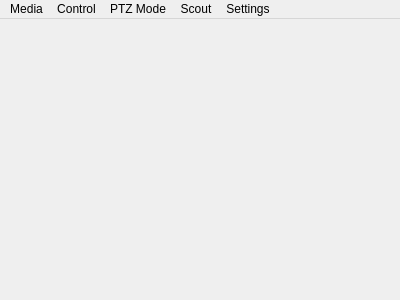
<?xml version="1.0" encoding="UTF-8"?>
<ui version="4.0">
 <class>MainWindow</class>
 <widget class="QMainWindow" name="MainWindow">
  <property name="geometry">
   <rect>
    <x>0</x>
    <y>0</y>
    <width>400</width>
    <height>300</height>
   </rect>
  </property>
  <property name="windowTitle">
   <string/>
  </property>
  <widget class="QWidget" name="centralWidget">
   <layout class="QVBoxLayout" name="verticalLayout_2">
    <property name="leftMargin">
     <number>0</number>
    </property>
    <property name="topMargin">
     <number>0</number>
    </property>
    <property name="rightMargin">
     <number>0</number>
    </property>
    <property name="bottomMargin">
     <number>0</number>
    </property>
   </layout>
  </widget>
  <widget class="QMenuBar" name="menuBar">
   <property name="geometry">
    <rect>
     <x>0</x>
     <y>0</y>
     <width>400</width>
     <height>22</height>
    </rect>
   </property>
   <widget class="QMenu" name="menu">
    <property name="title">
     <string>Media</string>
    </property>
    <addaction name="actionOpen_UDP"/>
    <addaction name="actionOpen_File"/>
    <addaction name="separator"/>
    <addaction name="actionClose"/>
   </widget>
   <widget class="QMenu" name="menu_2">
    <property name="title">
     <string>Control</string>
    </property>
    <addaction name="actionPlay"/>
    <addaction name="actionStop"/>
    <addaction name="actionSignal_Frame_Play"/>
    <addaction name="separator"/>
    <addaction name="actionRecord"/>
    <addaction name="separator"/>
    <addaction name="actionSnapShort"/>
    <addaction name="separator"/>
    <addaction name="actionVideo_Cut_Toolbar"/>
   </widget>
   <widget class="QMenu" name="menu_3">
    <property name="title">
     <string>PTZ Mode</string>
    </property>
    <addaction name="actionFollowing"/>
    <addaction name="actionLocking"/>
    <addaction name="actionVertical_View"/>
    <addaction name="actionAuto_Fucus"/>
    <addaction name="actionManual_Focus"/>
    <addaction name="actionPTZ_Position_Back"/>
   </widget>
   <widget class="QMenu" name="menu_4">
    <property name="title">
     <string>Scout</string>
    </property>
    <addaction name="actionEnter_Scout_Mode"/>
    <addaction name="actionQuit_Scout_Mode"/>
    <addaction name="actionCircle_Peerpoint"/>
    <addaction name="actionSet_Circle_Distance_to_Peerpoint"/>
   </widget>
   <widget class="QMenu" name="menu_5">
    <property name="title">
     <string>Settings</string>
    </property>
    <widget class="QMenu" name="menuLanguage">
     <property name="title">
      <string>Language</string>
     </property>
     <addaction name="actionjian_ti_zhong_wen"/>
     <addaction name="actionEnglish"/>
    </widget>
    <addaction name="actionUDP_Media_Settings"/>
    <addaction name="actionGround_Station_UDP_Settings"/>
    <addaction name="actionAlways_on_Top"/>
    <addaction name="menuLanguage"/>
    <addaction name="actionOption"/>
   </widget>
   <addaction name="menu"/>
   <addaction name="menu_2"/>
   <addaction name="menu_3"/>
   <addaction name="menu_4"/>
   <addaction name="menu_5"/>
  </widget>
  <action name="actionOpen_UDP">
   <property name="text">
    <string>Open UDP</string>
   </property>
  </action>
  <action name="actionOpen_File">
   <property name="text">
    <string>Open File...</string>
   </property>
  </action>
  <action name="actionClose">
   <property name="text">
    <string>Exit</string>
   </property>
  </action>
  <action name="actionPlay">
   <property name="text">
    <string>Play</string>
   </property>
  </action>
  <action name="actionStop">
   <property name="text">
    <string>Stop</string>
   </property>
  </action>
  <action name="actionSignal_Frame_Play">
   <property name="text">
    <string>Signal-Frame Play</string>
   </property>
  </action>
  <action name="actionRecord">
   <property name="checkable">
    <bool>true</bool>
   </property>
   <property name="text">
    <string>Record</string>
   </property>
  </action>
  <action name="actionSnapShort">
   <property name="text">
    <string>SnapShort   Ctrl+Shift+LeftButton</string>
   </property>
  </action>
  <action name="actionVideo_Cut_Toolbar">
   <property name="checkable">
    <bool>true</bool>
   </property>
   <property name="text">
    <string>Video Cut Toolbar</string>
   </property>
  </action>
  <action name="actionFollowing">
   <property name="text">
    <string>Following</string>
   </property>
  </action>
  <action name="actionLocking">
   <property name="text">
    <string>Locking</string>
   </property>
  </action>
  <action name="actionVertical_View">
   <property name="text">
    <string>Vertical View</string>
   </property>
  </action>
  <action name="actionAuto_Fucus">
   <property name="text">
    <string>Auto Focus</string>
   </property>
  </action>
  <action name="actionManual_Focus">
   <property name="text">
    <string>Manual Focus</string>
   </property>
  </action>
  <action name="actionPTZ_Position_Back">
   <property name="text">
    <string>PTZ Position Back</string>
   </property>
  </action>
  <action name="actionEnter_Scout_Mode">
   <property name="text">
    <string>Enter Scout Mode</string>
   </property>
  </action>
  <action name="actionQuit_Scout_Mode">
   <property name="text">
    <string>Quit Scout Mode</string>
   </property>
  </action>
  <action name="actionCircle_Peerpoint">
   <property name="text">
    <string>Circle Peerpoint</string>
   </property>
  </action>
  <action name="actionSet_Circle_Distance_to_Peerpoint">
   <property name="text">
    <string>Set Circle Distance to Peerpoint...</string>
   </property>
  </action>
  <action name="actionUDP_Media_Settings">
   <property name="text">
    <string>UDP Media Settings...</string>
   </property>
  </action>
  <action name="actionGround_Station_UDP_Settings">
   <property name="text">
    <string>Ground Station UDP Settings...</string>
   </property>
  </action>
  <action name="actionAlways_on_Top">
   <property name="text">
    <string>Always on Top</string>
   </property>
  </action>
  <action name="actionOption">
   <property name="text">
    <string>Option...</string>
   </property>
  </action>
  <action name="actionjian_ti_zhong_wen">
   <property name="text">
    <string>jian ti zhong wen</string>
   </property>
  </action>
  <action name="actionEnglish">
   <property name="text">
    <string>English</string>
   </property>
  </action>
  <action name="actionQuit_Fullscreen_Play">
   <property name="checkable">
    <bool>true</bool>
   </property>
   <property name="text">
    <string>Quit Fullscreen Play</string>
   </property>
  </action>
 </widget>
 <layoutdefault spacing="6" margin="11"/>
 <resources/>
 <connections/>
</ui>
